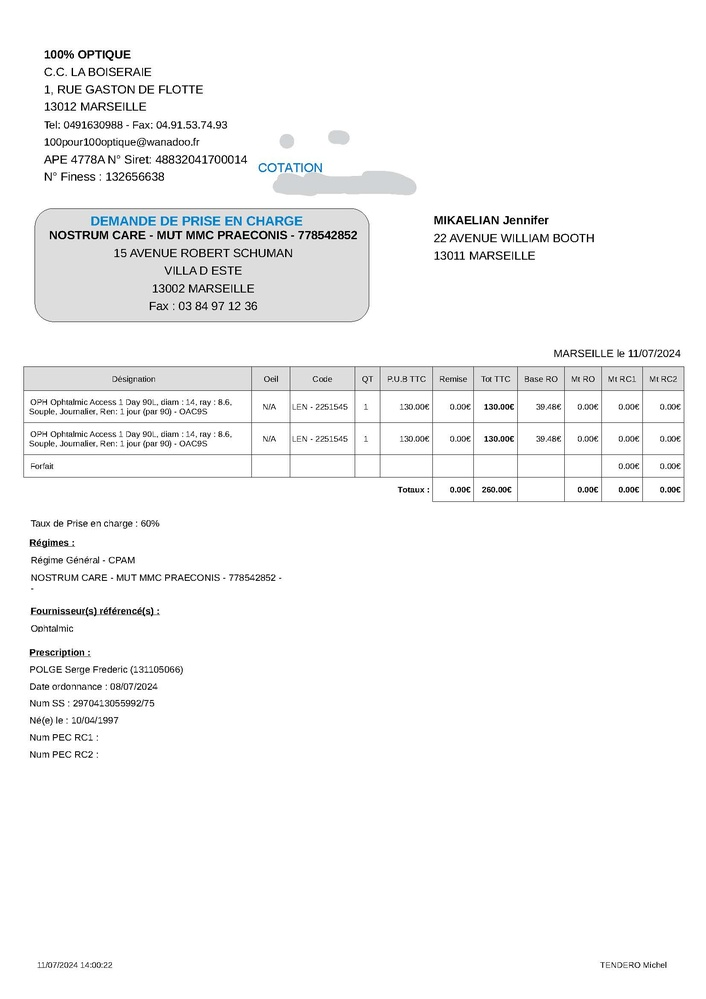
#> input picture code_Tom/filtre_noir/FACTURE A CONTROLERV2.jpg, 706 x 999 px, shrunk from 1654 x 2339 before the run, found by its file name
$ jupyter execute controle.ipynb
#> lines starting #> are read from the running program, lines starting #| are printed output that depends on the picture; after the words box and inside, x2 and y2 are one past the last pixel; in counts of white or black regions, pixels touching at a corner belong together
[cell 1]
import cv2
import matplotlib.pyplot as plt

# Charger l'image
image_path = r"C:\Users\pierrontl\OneDrive - GIE SIMA\Documents\GitHub\Fraude\code_Tom\filtre_noir\FACTURE A CONTROLERV2.jpg"  # Remplacez par le chemin de votre image
image = cv2.imread(image_path)
#> image is the input picture: shape (999, 706, 3); mean B, G, R 246.5, 246.4, 246.2

# Convertir l'image en niveaux de gris
gray_image = cv2.cvtColor(image, cv2.COLOR_BGR2GRAY)

# Appliquer le filtre noir et blanc
(thresh, black_and_white_image) = cv2.threshold(gray_image, 127, 255, cv2.THRESH_BINARY)
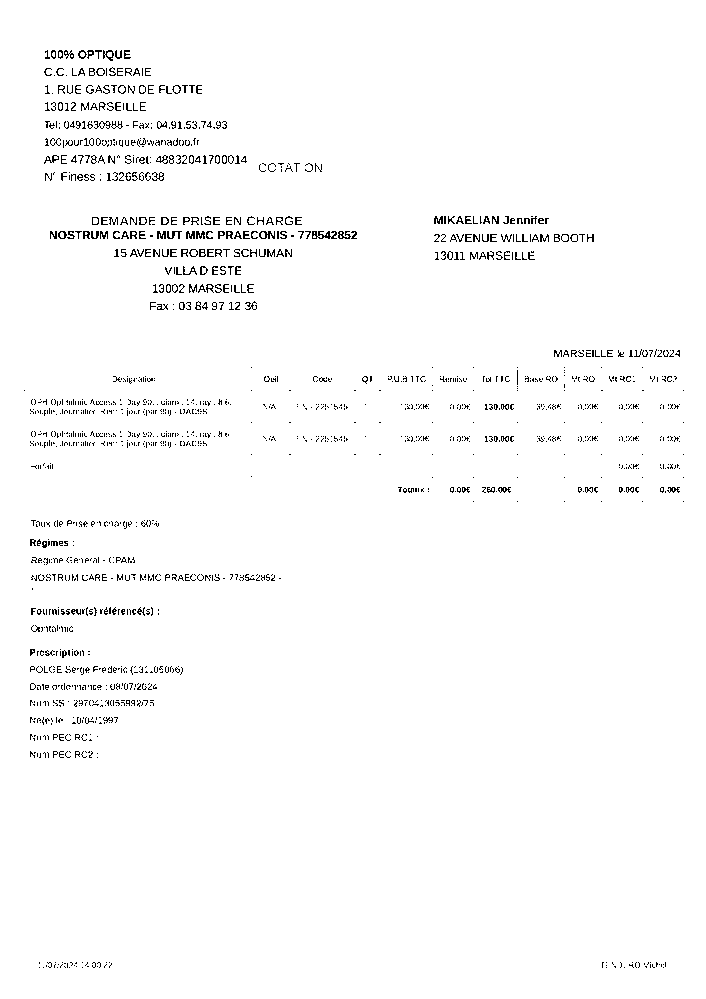
#> black_and_white_image: shape (999, 706); 98.1% white; black in thin lines or dots, all inside (x1, y1, x2, y2) = (24, 50, 684, 968)

# Afficher l'image originale et l'image en noir et blanc
plt.figure(figsize=(10, 5))

plt.subplot(1, 2, 1)
plt.title('Image Originale')
plt.imshow(cv2.cvtColor(image, cv2.COLOR_BGR2RGB))

plt.subplot(1, 2, 2)
plt.title('Image Noir et Blanc')
plt.imshow(black_and_white_image, cmap='gray')

plt.show()
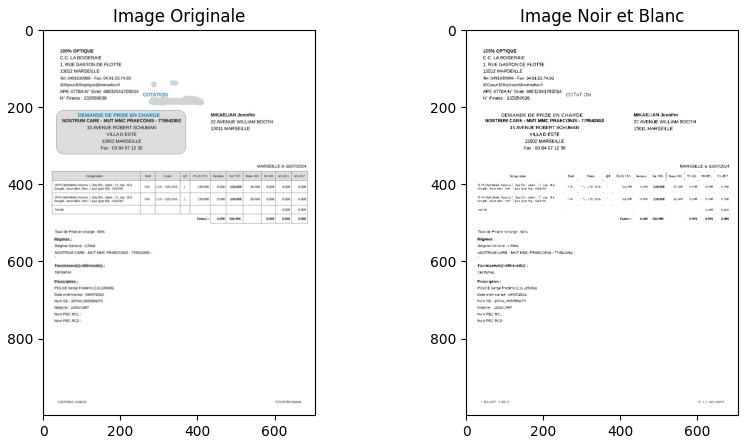
#> figure drawn by matplotlib, 2 panels

[cell 2]
import cv2
import matplotlib.pyplot as plt

# Charger l'image
image_path = r"C:\Users\pierrontl\OneDrive - GIE SIMA\Documents\GitHub\Fraude\code_Tom\filtre_noir\FACTURE A CONTROLERV2.jpg"  # Remplacez par le chemin de votre image
image = cv2.imread(image_path)

# Convertir l'image en niveaux de gris
gray_image = cv2.cvtColor(image, cv2.COLOR_BGR2GRAY)

# Appliquer un seuillage pour révéler le texte
_, threshold_image = cv2.threshold(gray_image, 127, 255, cv2.THRESH_BINARY_INV)

# Afficher l'image originale et l'image après seuillage
plt.figure(figsize=(10, 5))

plt.subplot(1, 2, 1)
plt.title('Image Originale')
plt.imshow(cv2.cvtColor(image, cv2.COLOR_BGR2RGB))

plt.subplot(1, 2, 2)
plt.title('Image Après Seuillage')
plt.imshow(threshold_image, cmap='gray')

plt.show()
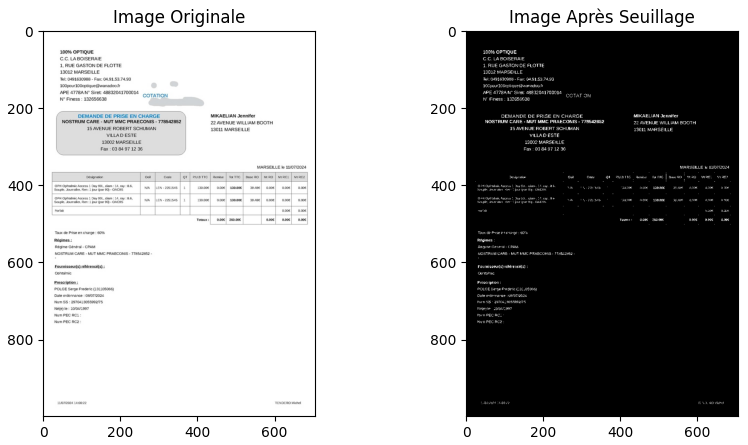
#> figure drawn by matplotlib, 2 panels
